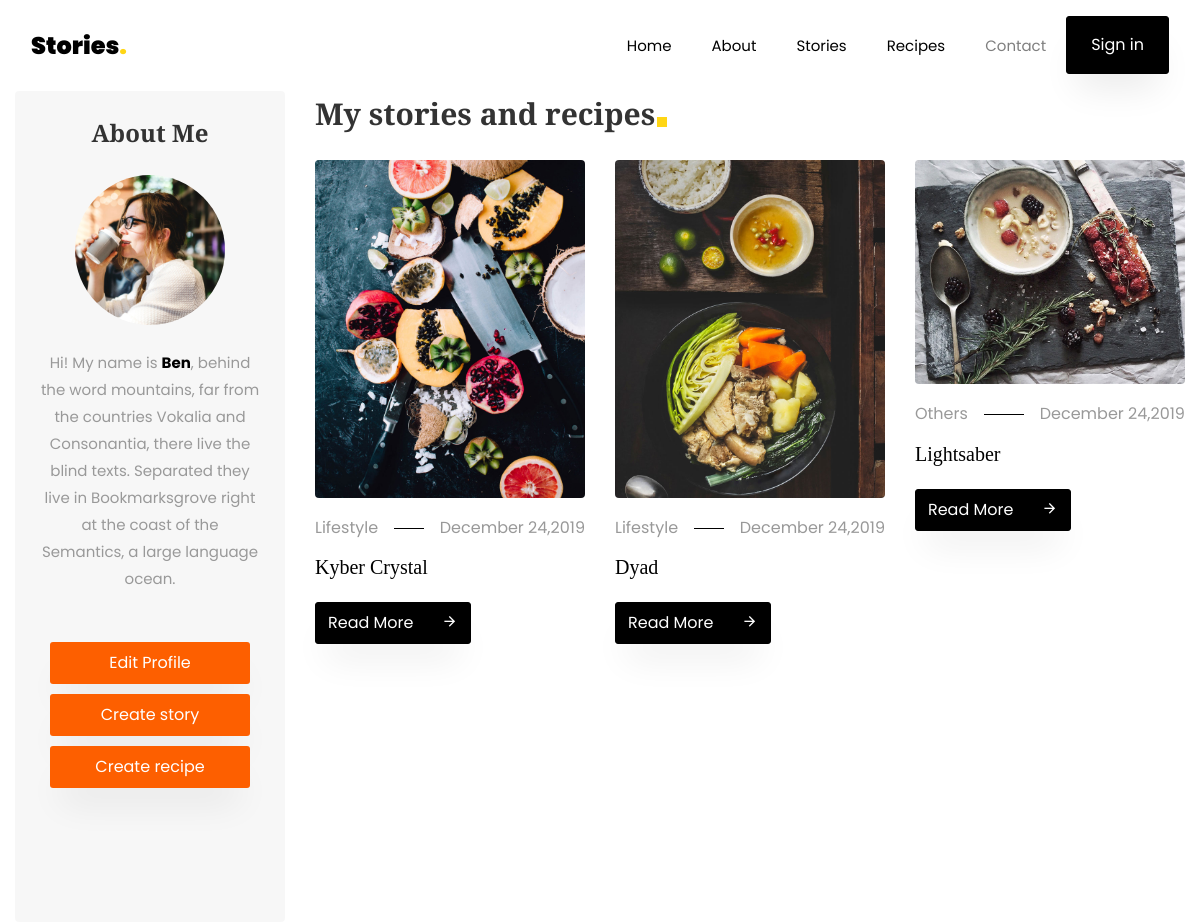
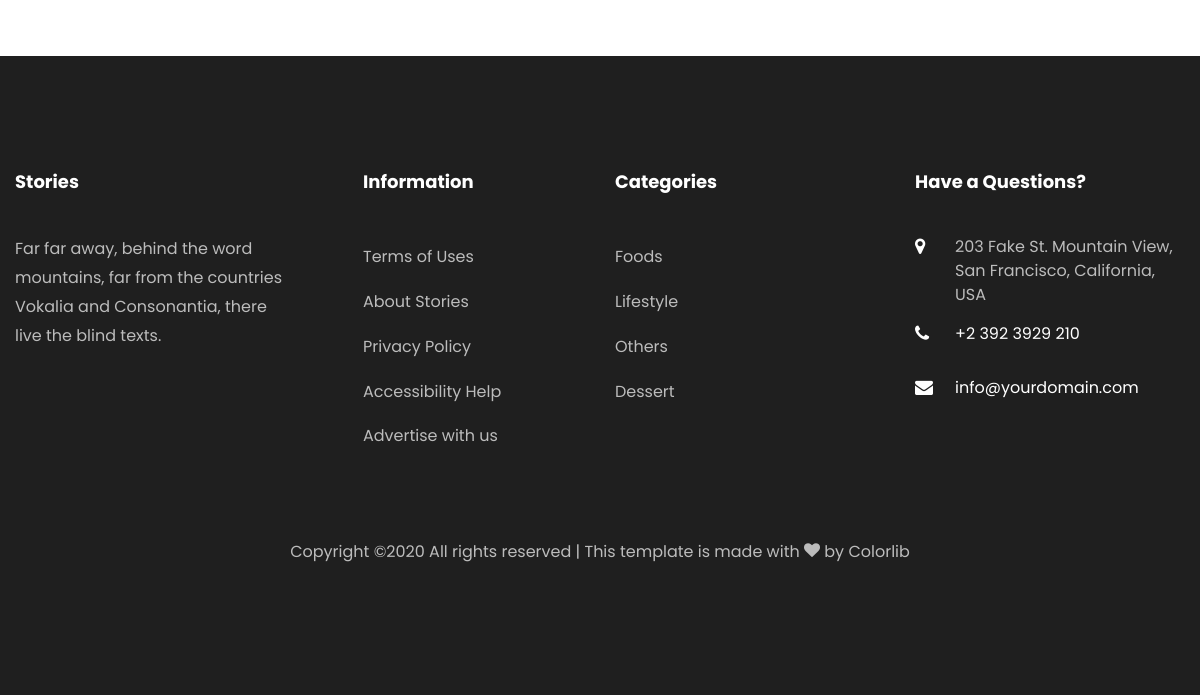
Page /user-profile/1/ (signed in) on the earlier database version (2 pictures, top to bottom).
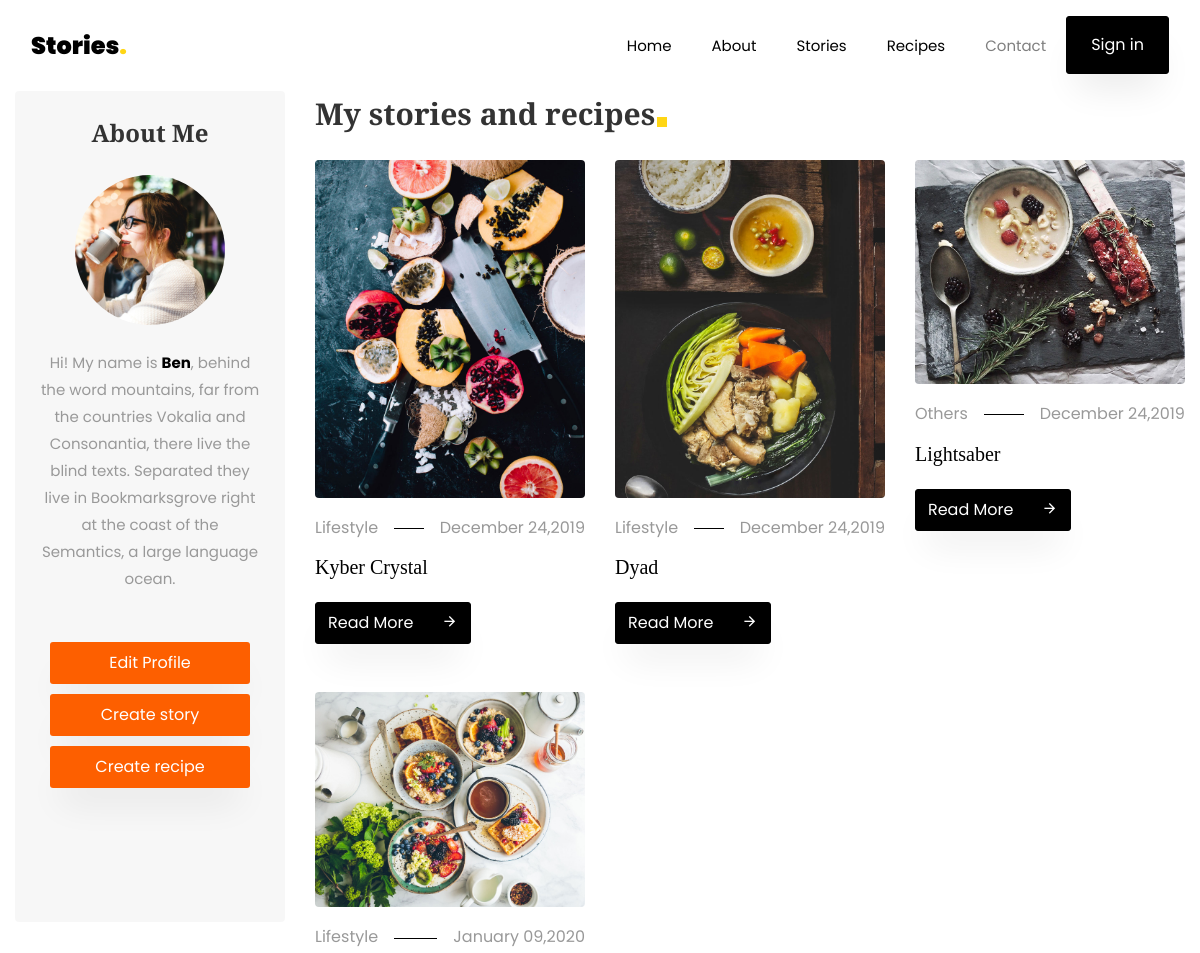
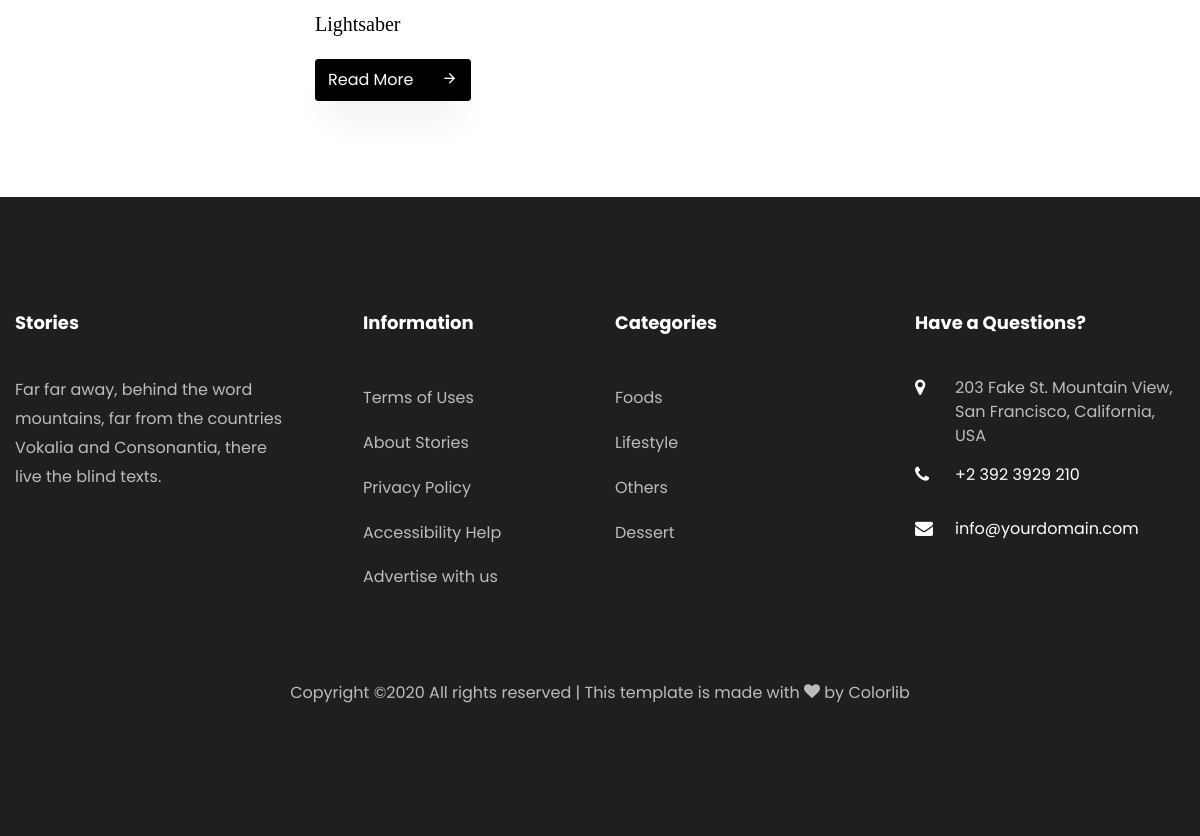
Same page on the later database version (2 pictures, top to bottom).
### stories/models.py (models this page shows, shortened)
class Story(models.Model):
    title = models.CharField(max_length=50, blank=False, null=True)
    created_at = models.DateField(auto_now_add=True)
    image = models.ImageField(upload_to='stories', blank=False, null=True)
    description = models.TextField(blank=False)
    category = models.ForeignKey('Category', on_delete=models.CASCADE, related_name='stories', null=True)
    owner = models.ForeignKey(User, on_delete=models.CASCADE, related_name='stories', default=1)
    updated_at = models.DateField(auto_now = True)
    class Meta:
        ordering=('created_at',)
        verbose_name='Story'
        verbose_name_plural='Stories'

class Category(models.Model):
    title = models.CharField(max_length=50, blank=False, null=False)
    image = models.ImageField(upload_to='categories', blank=False)
    created_at = models.DateTimeField(auto_now_add=True)
    updated_at = models.DateTimeField(auto_now = True)
    class Meta:
        ordering=('created_at',)
        verbose_name='Category'
        verbose_name_plural='Categories'

### stories/views.py (the view)
# urls.py: path('user-profile/<int:pk>/', UserProfileView.as_view(), name='user-profile'),
class UserProfileView(DetailView):
    model = User
    template_name = 'stories/user-profile.html'

### stories/templatetags/base_filters.py (called while the page is built)
@register.simple_tag
def get_categories():
    return Category.objects.all()

### stories/templates/stories/user-profile.html (shortened to what this page needs)
{% extends 'base/index.html' %}
{% block content %}
    <section class="ftco-section ftco-no-pt ">
        <div class="container">
            <div class="row">
                <div class="col-lg-3">
                    <div class="user-profile-side-bar sidebar-wrap">
                        <div class="sidebar-box p-4 about text-center ftco-animate">
                            <h2 class="heading mb-4">About Me</h2>
                            <img src="images/author.jpg" class="img-fluid" alt="Colorlib Template">
                            <div class="text pt-4">
                                <p>Hi! My name is <strong>{{ request.user.first_name }}</strong>, behind the word mountains, far from the
                                    countries Vokalia and Consonantia, there live the blind texts. Separated they live
                                    in Bookmarksgrove right at the coast of the Semantics,
                                    a large language ocean.</p>
                            </div>
                        </div>
                        <div class="sidebar-box ftco-animate user-profile">
                            <a href="{% url 'stories:user-edit' request.user.pk %}" class="btn btn-hover-color py-2">Edit Profile</a>
                        </div>
                        <div class="sidebar-box ftco-animate user-profile">
                            <a href="/create-story/" class="btn btn-hover-color py-2">Create story </a>
                        </div>
                        <div class="sidebar-box ftco-animate user-profile">
                            <a href="single.html" class="btn btn-hover-color py-2">Create recipe </a>
                        </div>
                    </div>
                </div>
                <div class="col-lg-9">
                    <div class="row">
                        <div class="col-md-12 heading-section ftco-animate">
                            <h2 class="mb-4"><span>My stories and recipes</span></h2>
                        </div>
                    </div>
                    <div class="row">
                        {% for story in request.user.stories.all %}
                            <div class="col-md-4 ftco-animate">
                            <div class="blog-entry">
                                <a class="img-2">
                                    <div class="user-events__edit">
                                        <button type="button" class="edit-event"></button>
                                        <button type="button" class="delete-event"></button>
                                    </div>
                                    <img src="{{ story.image.url }}" class="img-fluid" alt="Colorlib Template">
                                </a>
                                <div class="text pt-3">
                                    <p class="meta d-flex"><span class="pr-3">{{ story.category.title }}</span><span class="ml-auto pl-3">{{ story.created_at|date:'F d,Y' }}</span>
                                    </p>
                                    <h3><a href="#">{{ story.title }}</a></h3>
                                    <p class="mb-0"><a href="" class="btn btn-black py-2">Read More <span
                                            class="icon-arrow_forward ml-4"></span></a></p>
                                </div>
                            </div>
                        </div>
                        {% endfor %}
                    </div>
                </div>
            </div>
        </div>
    </section>
{% endblock content %}

### accounts/templates/base/index.html (shortened to what this page needs)
<!DOCTYPE html>
<html lang="en">
{% load static %}
<head>
    <link rel="stylesheet" href="../css/open-iconic-bootstrap.min.css">
    <link rel="stylesheet" href="../css/animate.css">
    <link rel="stylesheet" href="../css/owl.carousel.min.css">
    <link rel="stylesheet" href="../css/owl.theme.default.min.css">
    <link rel="stylesheet" href="../css/magnific-popup.css">
    <link rel="stylesheet" href="../css/aos.css">
    <link rel="stylesheet" href="../css/ionicons.min.css">
    <link rel="stylesheet" href="../css/flaticon.css">
    <link rel="stylesheet" href="../css/icomoon.css">
    <link rel="stylesheet" href="../css/style.css">
    <link rel="stylesheet" href="../css/custom.css">
</head>
<body>
        {% include 'partials/header.html' %}
        {% block content %}
        {% endblock content %}
        {% include 'partials/footer.html' %}
    </body>
    </html>

### accounts/templates/partials/header.html (shortened to what this page needs)
<nav class="navbar navbar-expand-lg navbar-dark bg-dark ftco-navbar-light" id="ftco-navbar">
    <div class="container">
        <a class="navbar-brand" href="index.html">Stories<span>.</span></a>
        <div class="collapse navbar-collapse" id="ftco-nav">
            <ul class="navbar-nav ml-auto">
                <li class="nav-item"><a href="index.html" class="nav-link">Home</a></li>
                <li class="nav-item"><a href="about.html" class="nav-link">About</a></li>
                <li class="nav-item"><a href="strories.html" class="nav-link">Stories</a></li>
                <li class="nav-item"><a href="recipes.html" class="nav-link">Recipes</a></li>
                <li class="nav-item active"><a href="contact.html" class="nav-link">Contact</a></li>
                <li><a href="{% url 'accounts:login' %}" class="btn btn-black px-3 px-md-4 py-3">Sign in</a></li>
            </ul>
        </div>
    </div>
</nav>

### accounts/templates/partials/footer.html (shortened to what this page needs)
{% load base_filters %}
<footer class="ftco-footer ftco-footer-2 ftco-section">
    <div class="container">
        <div class="row mb-5">
            <div class="col-md">
                <div class="ftco-footer-widget mb-4">
                    <h2 class="ftco-heading-2">Stories</h2>
                    <p>Far far away, behind the word mountains, far from the countries Vokalia and Consonantia, there
                        live the blind texts.</p>
                    <ul class="ftco-footer-social list-unstyled float-md-left float-lft mt-5">
                    </ul>
                </div>
            </div>
            <div class="col-md">
                <div class="ftco-footer-widget mb-4 ml-md-5">
                    <h2 class="ftco-heading-2">Information</h2>
                    <ul class="list-unstyled">
                        <li><a href="#" class="py-2 d-block">Terms of Uses</a></li>
                        <li><a href="#" class="py-2 d-block">About Stories</a></li>
                        <li><a href="#" class="py-2 d-block">Privacy Policy</a></li>
                        <li><a href="#" class="py-2 d-block">Accessibility Help</a></li>
                        <li><a href="#" class="py-2 d-block">Advertise with us</a></li>
                    </ul>
                </div>
            </div>
            <div class="col-md">
                <div class="ftco-footer-widget mb-4">
                    <h2 class="ftco-heading-2">Categories</h2>
                    <ul class="list-unstyled">
                        {% get_categories as categories %}
                        {% for category in categories|slice:"5" %}
                        <li><a href="#" class="py-2 d-block">{{category.title}}</a></li>
                        {% endfor %}
                    </ul>
                </div>
            </div>
            <div class="col-md">
                <div class="ftco-footer-widget mb-4">
                    <h2 class="ftco-heading-2">Have a Questions?</h2>
                    <div class="block-23 mb-3">
                        <ul>
                            <li><span class="icon icon-map-marker"></span><span class="text">203 Fake St. Mountain View, San Francisco, California, USA</span>
                            </li>
                            <li><a href="#"><span class="icon icon-phone"></span><span
                                    class="text">+2 392 3929 210</span></a></li>
                            <li><a href="#"><span class="icon icon-envelope"></span><span class="text">info@yourdomain.com</span></a>
                            </li>
                        </ul>
                    </div>
                </div>
            </div>
        </div>
        <div class="row">
            <div class="col-md-12 text-center">
                <p>
                    Copyright &copy;<script>document.write(new Date().getFullYear());</script>
                    All rights reserved | This template is made with <i class="icon-heart color-danger"
                                                                        aria-hidden="true"></i> by <a
                            href="https://colorlib.com" target="_blank">Colorlib</a>
                    </p>
            </div>
        </div>
    </div>
</footer>

### static/css/icomoon.css (style rules this page uses)
[class^="icon-"], [class*=" icon-"] { font-family: 'icomoon' !important; speak: none; font-style: normal; font-weight: normal; font-variant: normal; text-transform: none; line-height: 1; -webkit-font-smoothing: antialiased; -moz-osx-font-smoothing: grayscale; }
.icon-heart:before { content: "\f004"; }
.icon-map-marker:before { content: "\f041"; }
.icon-phone:before { content: "\f095"; }
.icon-envelope:before { content: "\f0e0"; }
.icon-arrow_forward:before { content: "\e5c8"; }

### static/css/custom.css (style rules this page uses)
.user-profile { text-align: center; }
.btn-hover-color { background-color: #fd5f00; color: #fff; width: 200px; }
.user-profile-side-bar .sidebar-box { margin-bottom: 10px; }
.user-events__edit { color: #ffffff; font-size: 1.4rem; position: absolute; right: 1.5rem; top: .5rem; z-index: 100; }
.user-events__edit>button { background: none; border: none; border-radius: 50%; color: inherit; cursor: pointer; height: 2.9rem; outline: none !important; text-shadow: 0 0 1rem #000; width: 2rem; }

Differences in the rows shown:
added Story: image (picture), category "Lifestyle", created_at "January 09,2020", title "Lightsaber"
